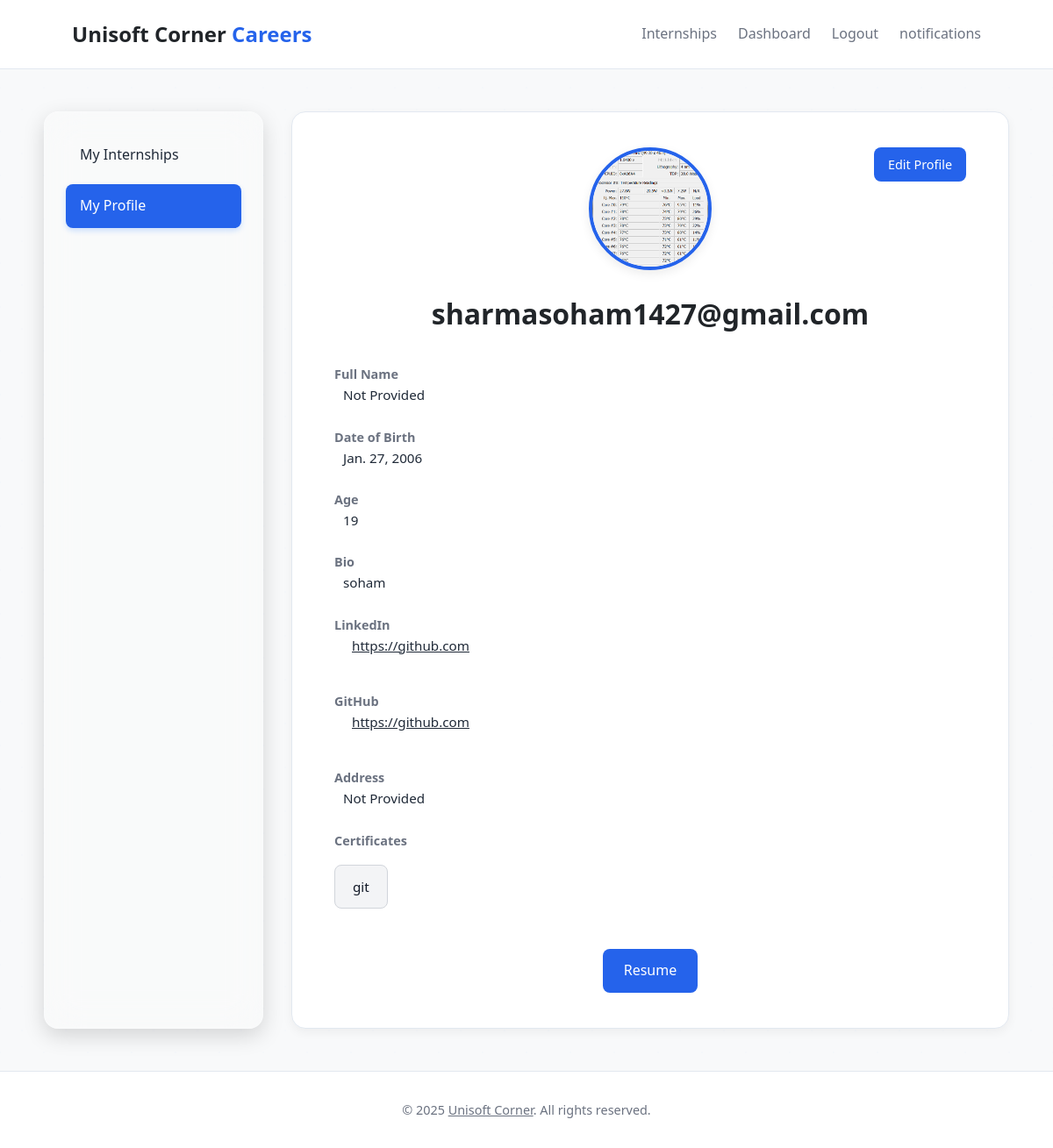
Before: /account/dashboard/ (signed in) with the older database file.
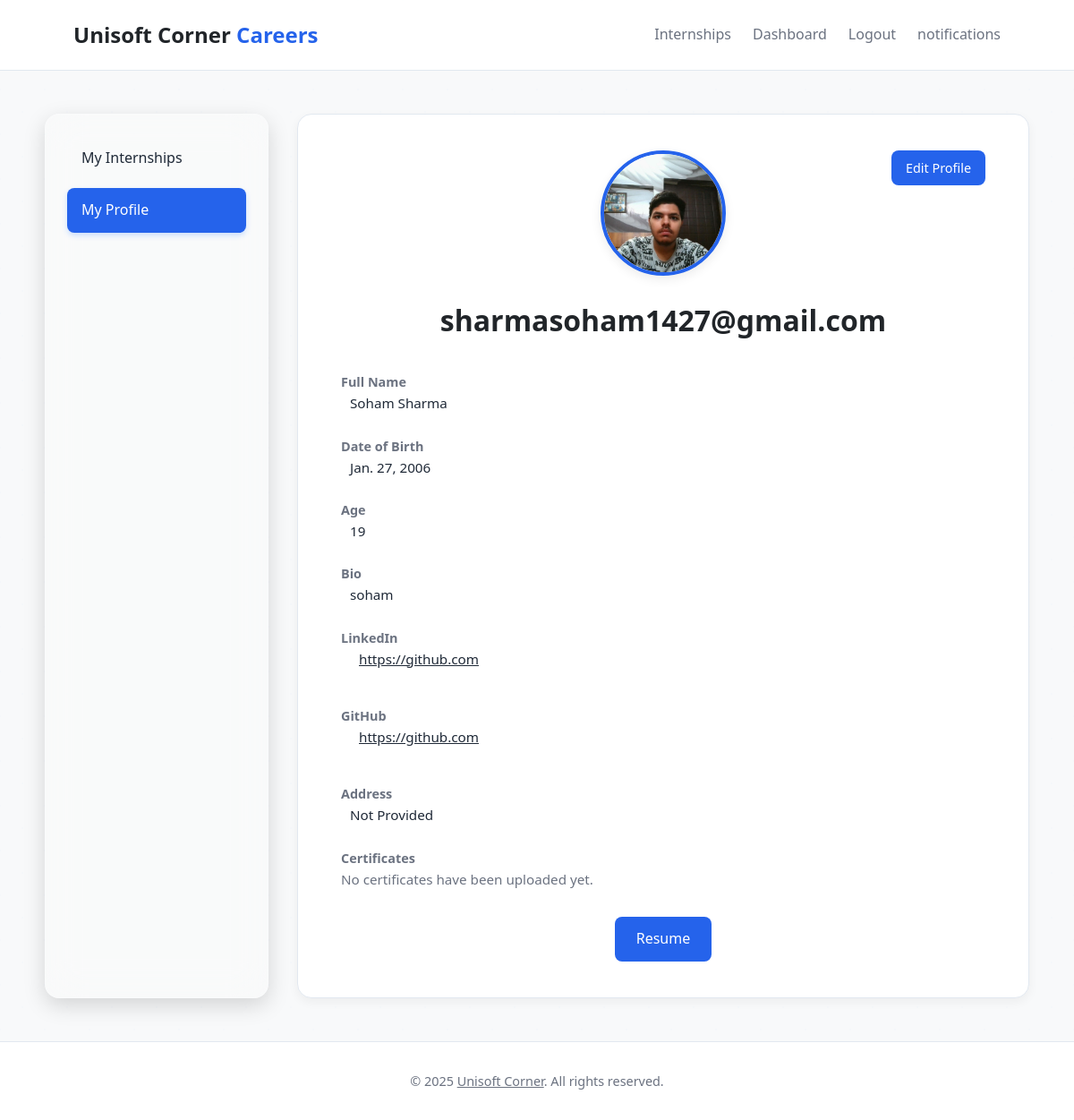
After: the same page with the newer database file.
### users/models.py (models this page shows, shortened)
class UserProfile(models.Model):
    user = models.OneToOneField(User, on_delete=models.CASCADE, related_name='profile')
    full_name = models.CharField(max_length=255, blank=True)
    dob = models.DateField(null=True, blank=True)
    profile_picture = models.ImageField(upload_to=upload_to_profile_pic, blank=True, null=True)
    resume = models.FileField(upload_to=upload_to_resume, blank=True, null=True)
    bio = models.TextField(blank=True, null=True)
    linkedin_url = models.URLField(blank=True)
    github_url = models.URLField(blank=True, null=True)
    address = models.TextField(blank=True, null=True)
    is_profile_complete = models.BooleanField(default=False)

class Certificate(models.Model):
    user_profile = models.ForeignKey(UserProfile, on_delete=models.CASCADE, related_name='certificates')
    file = models.FileField(upload_to=upload_to_cert)
    title = models.CharField(max_length=255, blank=True)
    position = models.PositiveIntegerField(default=0)
    uploaded_at = models.DateTimeField(auto_now_add=True)

### users/views.py (the view)
# urls.py: path('dashboard/', views.dashboard_view, name='dashboard'),
@login_required
def dashboard_view(request):
    user_profile, _ = UserProfile.objects.get_or_create(user=request.user)
    certificates = user_profile.certificates.all()
    age = None
    if user_profile.dob:
        today = date.today()
        age = today.year - user_profile.dob.year - ((today.month, today.day) < (user_profile.dob.month, user_profile.dob.day))
    context = {
        'user_profile': user_profile,
        'user': request.user,
        'certificates': certificates,
        'age': age
    }
    return render(request, 'users/dashboard.html', context)

### templates/users/dashboard.html (shortened to what this page needs)
{% extends 'core/base.html' %}
{% block content %}
<div class="container dashboard-container">
    <aside class="dashboard-sidebar">
        <nav class="sidebar-nav">
            <ul>
                <li><a href="{% url 'users:my_internships' %}">My Internships</a></li>
                <li><a href="#" class="active">My Profile</a></li>
            </ul>
        </nav>
    </aside>
    <div class="dashboard-content">
        <div class="profile-header">
            {% if user_profile.profile_picture %}
                <img src="{{ user_profile.profile_picture.url }}" alt="Profile Picture" class="profile-picture">
            {% else %}
                <img src="https://placehold.co/150x150/EBF4FF/7F9CF5?text={{ user.email|first|upper }}" alt="Profile Picture" class="profile-picture">
            {% endif %}
            <h1>{{ user.email }}</h1>
            <a href="{% url 'users:edit_profile' %}" class="edit-profile-btn">Edit Profile</a>
        </div>
        <div class="profile-info">
            <label>Full Name</label>
            <p>{{ user_profile.full_name|default:"Not Provided" }}</p>
            <label>Date of Birth</label>
            <p>{{ user_profile.dob|default:"Not Provided" }}</p>
            <label>Age</label>
            <p>{{ age|default:"Not Provided" }}</p>
            <label>Bio</label>
            <p>{{ user_profile.bio|default:"Not Provided" }}</p>
            <label>LinkedIn</label>
            <p>
                {% if user_profile.linkedin_url %}
                    <a href="{{ user_profile.linkedin_url }}" target="_blank">
                        {{ user_profile.linkedin_url }}
                    </a>
                {% else %}
                    Not Provided
                {% endif %}
            </p>
            <label>GitHub</label>
            <p>
                {% if user_profile.github_url %}
                    <a href="{{ user_profile.github_url }}" target="_blank">
                        {{ user_profile.github_url }}
                    </a>
                {% else %}
                    Not Provided
                {% endif %}
            </p>
            <label>Address</label>
            <p>{{ user_profile.address|default:"Not Provided" }}</p>
            <label>Certificates</label>
            {% if certificates %}
                <div class="certificate-grid">
                    {% for cert in certificates %}
                        <a href="{{ cert.file.url }}" target="_blank">{{ cert.title|default:"Certificate" }}</a>
                    {% endfor %}
                </div>
            {% else %}
                <p style="color: var(--muted-color); padding-left: 0;">No certificates have been uploaded yet.</p>
            {% endif %}
        </div>
        {% if user_profile.resume %}
        <div class="resume-link">
            <a href="{{ user_profile.resume.url }}" target="_blank">
                Resume
            </a>
        </div>
        {% endif %}
    </div>
</div>
{% endblock %}

Changed rows visible on the page:
removed Certificate: title "git"
changed UserProfile "soham": profile_picture: a different picture; full_name "Not Provided" → "Soham Sharma"
Other visible differences:
text now shown: "No certificates have been uploaded yet."
